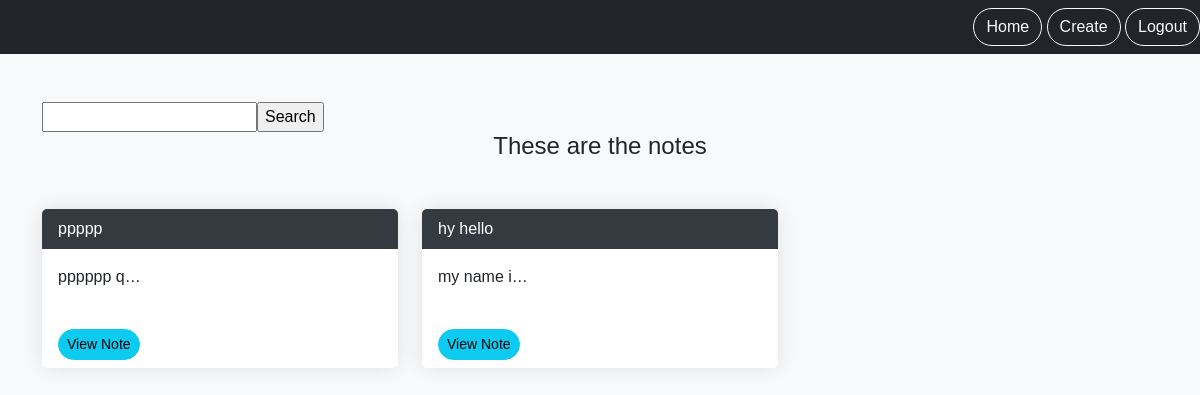
The app's page /smart/notes/ (signed in), older data.
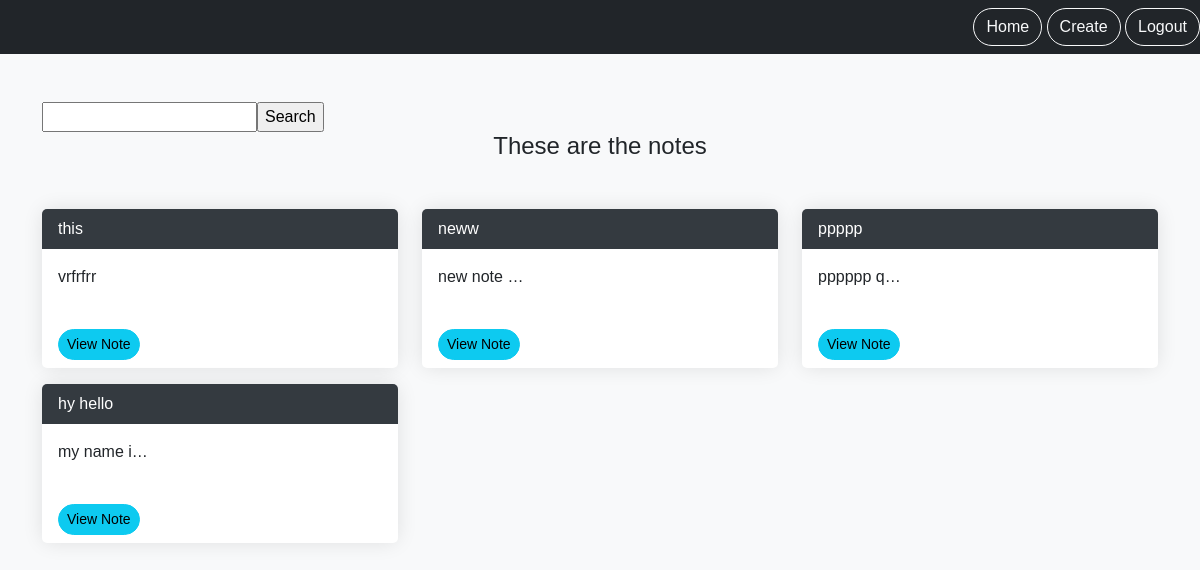
The same page, newer data.
### notes/models.py (models this page shows, shortened)
class Notes(models.Model):
    title = models.CharField(max_length=200)
    text = models.TextField()
    user = models.ForeignKey(User, on_delete=models.CASCADE, related_name='notes')
    created = models.DateTimeField(auto_now_add=True)
    updated = models.DateTimeField(auto_now=True)

### notes/views.py (the view)
# urls.py: path('notes/',views.NotesListView.as_view(), name="notes.list"),
class NotesListView(LoginRequiredMixin,ListView):
    model= Notes
    context_object_name="notes"
    login_url= "/login"
    def get_context_data(self,**kwargs):
        context=super().get_context_data(**kwargs)
        context['notes'] = context['notes'].filter(user=self.request.user)
        for note in context['notes']:
            note.last_updated = note.updated.strftime("%Y-%m-%d %H:%M:%S")
        search_input= self.request.GET.get('search-area') or ''
        if search_input:
            context['notes']= context['notes'].filter(title__icontains=search_input)
            context['search_input'] = search_input
        return context
    def get_queryset(self):
        queryset = super().get_queryset().filter(user=self.request.user)
        queryset = queryset.order_by('-updated')
        search_input = self.request.GET.get('search-area') or ''
        if search_input:
            queryset = queryset.filter(title__icontains=search_input)
        return queryset

### notes/templates/notes/notes_list.html
{% extends 'base.html' %}
{% load static %}
{% block content %}
    <div id="search-wrapper">
        <form method="GET" style="margin-top: 20px; display: flex;">
            <input type ='text' name='search-area' value ="{{search_input}}">
            <input type="submit" value="Search">
        </form>
    </div>
<div class="row">
    <div class="col">
        <div class="notes_list_heading text-center mb-5">
            <h1 class="fs-4"> These are the notes</h1>
        </div>
    </div>
</div>
<div class="row">
    {% for note in notes %}
        <div class="col-md-4">
            <div class="card mb-3">
                <div class="card-header">{{note.title}}</div>
                <div class="card-body">
                    <p>{{note.text|truncatechars:10}}</p>
                </div>
                <div class="card-footer">
                    <a href="{% url 'notes.detail' pk=note.id %}" class="btn btn-info btn-sm ">View Note</a>
                </div>
            </div>
        </div>
    {% endfor  %}
</div>
{% endblock %}

Row changes from the older to the newer data that the page shows:
added Notes: title "this", text "vrfrfrr"
added Notes: title "neww", text "new note …"
